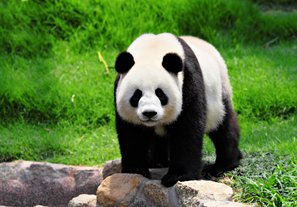
#> input picture opencv/data/white_panda.jpg, 297 x 207 px
$ python opencv_edge_detection.py   (older library calls are emulated)
#> lines starting #> are read from the running program, lines starting #| are printed output that depends on the picture; after the words box and inside, x2 and y2 are one past the last pixel; in counts of white or black regions, pixels touching at a corner belong together
import cv2

img = cv2.imread("./data/white_panda.jpg", cv2.IMREAD_GRAYSCALE)
#> img: shape (207, 297); min 0, max 255, mean 102.4
img = cv2.GaussianBlur(img, (11, 11), 0)
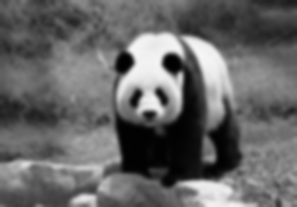
#> img: shape (207, 297); min 1, max 246, mean 102.4

sobelx = cv2.Sobel(img, cv2.CV_64F, 1, 0)
sobely = cv2.Sobel(img, cv2.CV_64F, 0, 1)
sobel = cv2.Sobel(img, cv2.CV_64F, 1, 1)

laplacian = cv2.Laplacian(img, cv2.CV_64F, ksize=5)
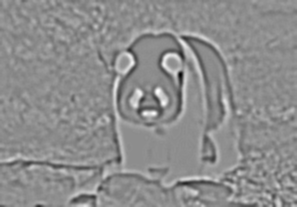
#> laplacian: shape (207, 297) float64; min -1548, max 1238, mean -0.1; drawn with min black and max white

canny = cv2.Canny(img, 100, 150)
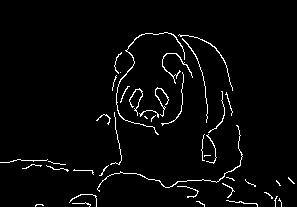
#> canny: shape (207, 297); 3% white in thin lines or dots, all inside (x1, y1, x2, y2) = (0, 32, 295, 207)

cv2.imshow("Image", img)
cv2.imshow("Sobelx", sobelx)
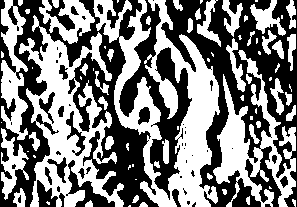
#> window 'Sobelx': shape (207, 297); 49.2% white; 76 white regions (30 under 20 px), largest, box (x1, y1, x2, y2) and area: (93, 0, 220, 207) 9944, (19, 15, 124, 207) 7498, (213, 50, 296, 207) 4455
cv2.imshow("Sobely", sobely)
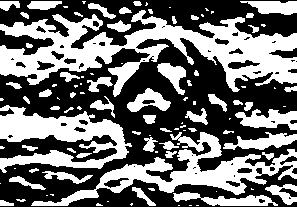
#> window 'Sobely': shape (207, 297); 44.2% white; 102 white regions (45 under 20 px), largest, box (x1, y1, x2, y2) and area: (0, 10, 297, 97) 10208, (31, 132, 297, 206) 4837, (0, 105, 132, 173) 4197
cv2.imshow("Sobel", sobel)
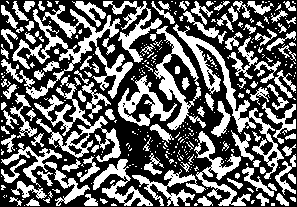
#> window 'Sobel': shape (207, 297); 40.1% white; 346 white regions (233 under 20 px), largest, box (x1, y1, x2, y2) and area: (12, 5, 133, 99) 2648, (173, 24, 284, 179) 1956, (34, 75, 121, 162) 1861
cv2.imshow("Laplacian", laplacian)
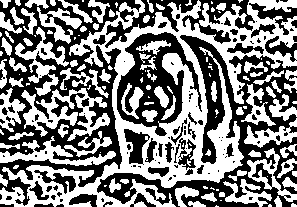
#> window 'Laplacian': shape (207, 297); 49.9% white; 132 white regions (56 under 20 px), largest, box (x1, y1, x2, y2) and area: (0, 0, 297, 207) 16178, (21, 88, 110, 141) 1843, (0, 136, 116, 166) 1105
cv2.imshow("Canny", canny)

cv2.waitKey(0)
cv2.destroyAllWindows()
